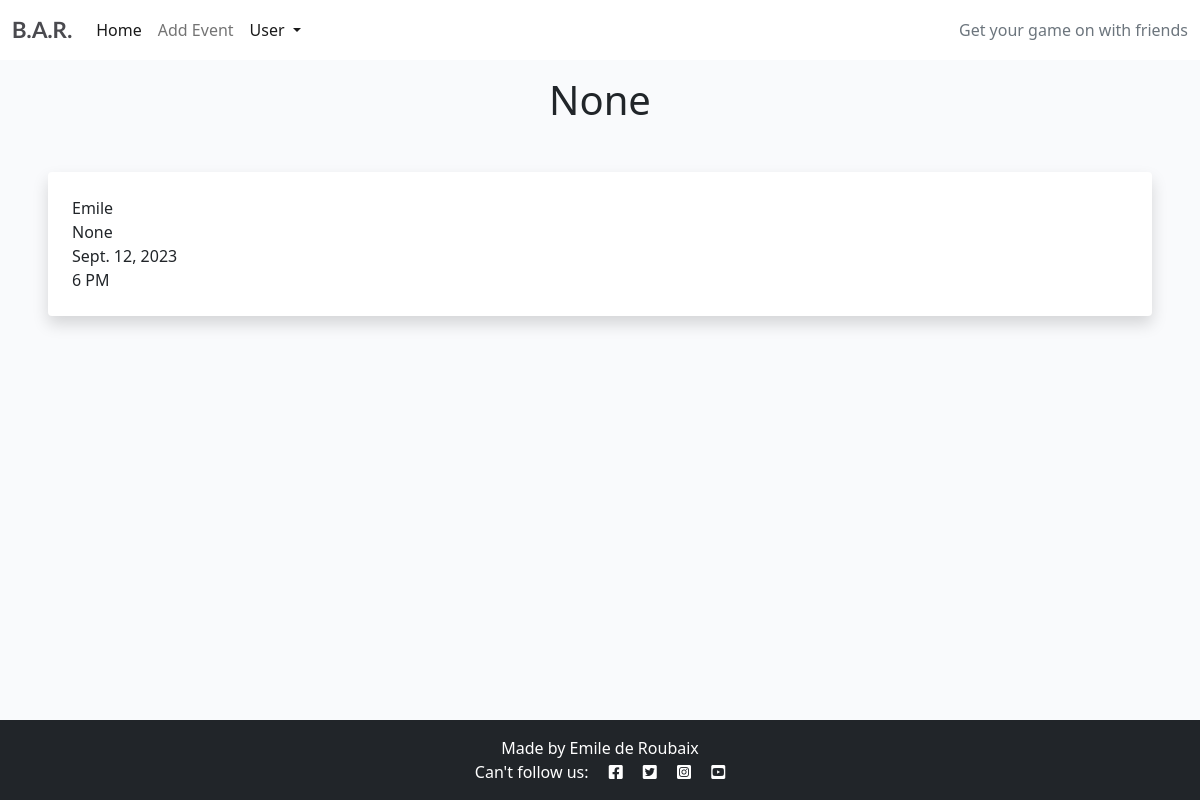
/booking-details/6 (signed in), run on the app's committed database.
### game_dates/models.py (models this page shows, shortened)
class Appointment(models.Model):
    user = models.ForeignKey(
        User, on_delete=models.CASCADE, null=True, blank=True)
    type = models.CharField(
        max_length=50, choices=SERVICE_CHOICES, default="Online gaming")
    day = models.DateField(default=datetime.now)
    time = models.CharField(
        max_length=24, choices=TIME_CHOICES)
    updated_on = models.DateTimeField(auto_now=True)
    description = models.CharField(
        max_length=50, null=True)
    content = models.TextField()
    created_on = models.DateTimeField(auto_now_add=True)
    approved = models.BooleanField(default=True)
    class Meta:
        ordering = ["-created_on"]

### game_dates/views.py (the view)
# urls.py: path('booking-details/<booking_id>', views.bookingDetails, name='bookingDetails'),
def bookingDetails(request, booking_id):
    booking = Appointment.objects.get(pk=booking_id)
    return render(request, 'bookingDetails.html', {'booking': booking})

### game_dates/templates/bookingDetails.html
{% extends "base.html" %}
{% block content %}
{% if user.is_authenticated %}
<h1 class="text-center  mt-3">{{ booking.description }}</h1>
<div class="shadow p-4 mb-5 bg-body bg-body rounded text-black  m-5 ">
    {{ booking.user }}<br/>
    {{ booking.description }}<br/>
    {{ booking.day }}<br/>
    {{ booking.time }}<br/>
</div>
{% else %}
<div class="shadow p-4 mb-5 bg-body bg-body rounded text-black  m-5 ">
    <h1 class="p-2  me-3">You Are Not Signed in!</h1>
    <a href="{% url 'register' %}" class="btn btn-primary shadow text-center">Sign in</a>
</div>
{% endif %}
{% endblock %}

### static/css/style.css (style rules this page uses)
body { background-color: #F9FAFC; }
.main-bg { background-color: #F9FAFC; }

### data on the page
Appointment: description "None", user "Emile", day "Sept. 12, 2023", time "6 PM"
